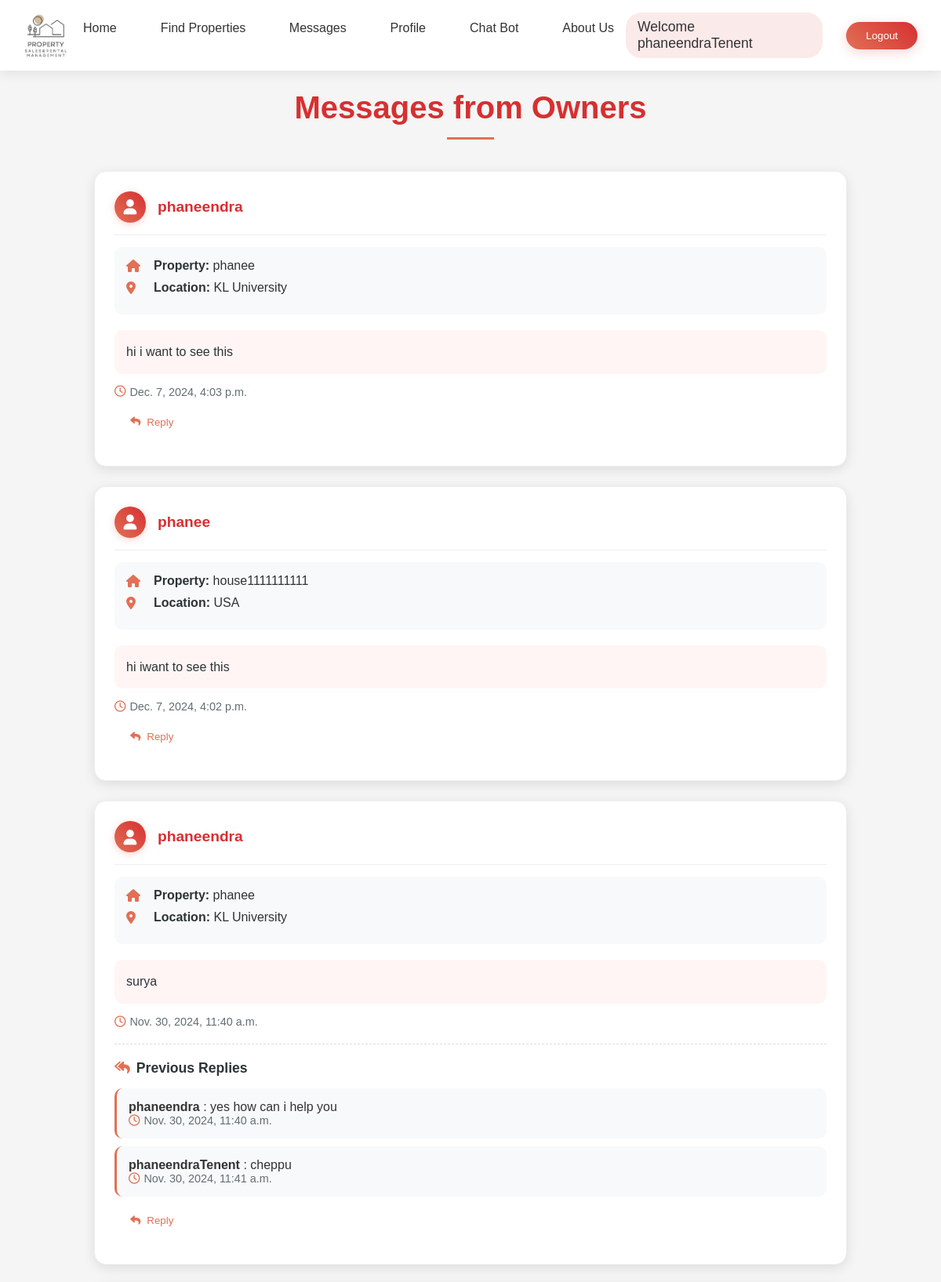
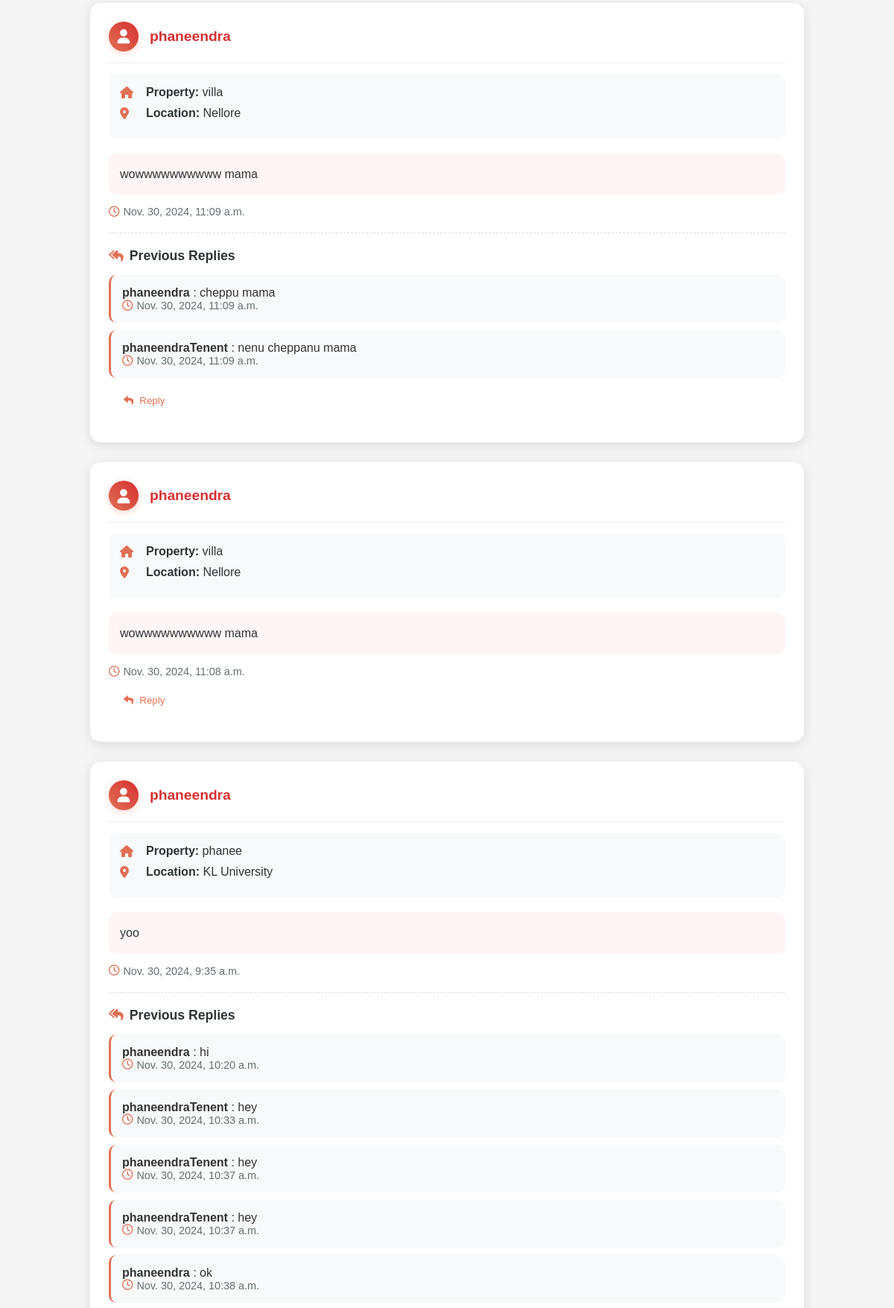
The page /messages/ (signed in, upper part) on the database its author committed (2 pictures, top to bottom).
### ownerapp/models.py (models this page shows, shortened)
class Message(models.Model):
    tenant = models.ForeignKey(User, on_delete=models.CASCADE, related_name='sent_messages')
    owner = models.ForeignKey(User, on_delete=models.CASCADE)
    property = models.ForeignKey('Property', on_delete=models.CASCADE, null=True, blank=True)
    content = models.TextField()
    timestamp = models.DateTimeField(auto_now_add=True)

class Property(models.Model):
    PROPERTY_TYPE_CHOICES = [
        ('Rent', 'Rent'),
        ('Sale', 'Sale'),
    ]
    OCCUPANCY_CHOICES = [
        ('Available', 'Available'),
        ('Not Available', 'Not Available'),
    ]
    PARKING = [
        ('Available', 'Available'),
        ('Not Available', 'Not Available'),
    ]
    title = models.CharField(max_length=200)
    image = models.ImageField(upload_to='property_images/')
    image_2 = models.ImageField(upload_to='property_images/', blank=True, null=True)
    image_3 = models.ImageField(upload_to='property_images/', blank=True, null=True)
    overview = models.TextField(max_length=100)
    location = models.CharField(max_length=200)
    location_url = models.URLField(max_length=500, blank=True, null=True, help_text="OpenStreetMap URL for the property location")
    address = models.TextField(max_length=300, blank=True, null=True)
    property_type = models.CharField(max_length=10, choices=PROPERTY_TYPE_CHOICES, default='Rent')
    price = models.DecimalField(max_digits=10, decimal_places=2)
    description = models.TextField()
    size = models.PositiveIntegerField()
    bedrooms = models.PositiveIntegerField()
    bathrooms = models.PositiveIntegerField()
    parking = models.CharField(max_length=20,choices=PARKING,default='Available')
    year_built = models.PositiveIntegerField()
    flooring_type = models.CharField(max_length=100)
    owner_name = models.CharField(max_length=100, default='Owner Name')
    email = models.EmailField()
    phone = models.CharField(max_length=15)
    occupancy_status = models.CharField(max_length=20,choices=OCCUPANCY_CHOICES,default='Available')
    owner = models.ForeignKey(User, on_delete=models.CASCADE, related_name='properties', default=1)

class Reply(models.Model):
    message = models.ForeignKey(Message, related_name='replies', on_delete=models.CASCADE)
    owner = models.ForeignKey(User, on_delete=models.CASCADE, null=True, blank=True)  # Owner replying
    tenant = models.ForeignKey(User, on_delete=models.CASCADE, null=True, blank=True, related_name='tenant_replies')  # Tenant replying
    content = models.TextField()
    timestamp = models.DateTimeField(auto_now_add=True)

### tenentapp/views.py (the view)
# urls.py: path('messages/', views.tenant_messages, name='tenant_messages'),
@login_required
def tenant_messages(request):
    tenant_messages = Message.objects.filter(tenant=request.user).order_by('-timestamp')  # assuming tenant is logged in
    return render(request, 'tenentapp/messages.html', {'tenant_messages': tenant_messages})

### templates/tenentApp/messages.html (shortened to what this page needs)
{% load static %}
<html lang="en">
<head>
    <link rel="stylesheet" href="https://cdnjs.cloudflare.com/ajax/libs/font-awesome/6.0.0/css/all.min.css">
    <link rel="stylesheet" href="{% static 'css/adminApp/homepage.css' %}">
</head>
<body>
    {% include 'Navbar/tenentNavBar.html' %}
    <div class="messages-container">
        <h1 class="messages-header">Messages from Owners</h1>
        {% if tenant_messages %}
            <div class="messages-list">
                {% for message in tenant_messages %}
                    <div class="message-card" data-index="{{ forloop.counter0 }}">
                        <div class="sender-info">
                            <div class="sender-avatar">
                                <i class="fas fa-user"></i>
                            </div>
                            <h5 class="sender-name">{{ message.owner.username }}</h5>
                        </div>
                        <div class="property-info">
                            <div class="info-item">
                                <i class="fas fa-home"></i>
                                <span><strong>Property:</strong> {{ message.property.title }}</span>
                            </div>
                            <div class="info-item">
                                <i class="fas fa-map-marker-alt"></i>
                                <span><strong>Location:</strong> {{ message.property.location }}</span>
                            </div>
                        </div>
                        <div class="message-content">
                            {{ message.content }}
                        </div>
                        <div class="timestamp">
                            <i class="far fa-clock"></i>
                            {{ message.timestamp }}
                        </div>
                        {% if message.replies.all %}
                            <div class="replies-section">
                                <h6 class="replies-header">
                                    <i class="fas fa-reply-all"></i>
                                    Previous Replies
                                </h6>
                                {% for reply in message.replies.all %}
                                    <div class="reply-item">
                                        <strong>
                                            {% if reply.owner %}
                                                {{ reply.owner.username }}
                                            {% elif reply.tenant %}
                                                {{ reply.tenant.username }}
                                            {% else %}
                                                Anonymous
                                            {% endif %}
                                        </strong>:
                                        {{ reply.content }}
                                        <div class="timestamp">
                                            <i class="far fa-clock"></i>
                                            {{ reply.timestamp }}
                                        </div>
                                    </div>
                                {% endfor %}
                            </div>
                        {% endif %}
                        <button class="reply-btn" onclick="toggleReplyForm({{ message.id }})">
                            <i class="fas fa-reply"></i>
                            Reply
                        </button>
                    </div>
                {% endfor %}
            </div>
        {% else %}
            <div class="no-messages">
                <i class="fas fa-inbox fa-3x"></i>
                <p>You have no messages at the moment.</p>
            </div>
        {% endif %}
    </div>
</body>
</html>

### templates/Navbar/tenentNavBar.html (shortened to what this page needs)
{% load static %}
<header>
    <div class="logo">
        <a href="{% url 'tenentapp:tenenthomepage' %}">
            <img src="{% static 'images/logo.png' %}" alt="PS6 Logo">
        </a>
    </div>
    <nav>
        <ul>
            <li><a href="{% url 'tenentapp:tenenthomepage' %}">Home</a></li>
            <li><a href="{% url 'tenentapp:property_list' %}">Find Properties</a></li>
            <li><a href="{% url 'tenentapp:tenant_messages' %}">Messages</a></li>
            <li><a href="{% url 'tenentapp:tenent_profile' %}">Profile</a></li>
            <li><a href="{% url 'tenentapp:chatbot_view' %}">Chat Bot</a></li>
            <li><a href="{% url 'tenentapp:about_us' %}">About Us</a></li>
        </ul>
    </nav>
    <div class="right-container">
        <div class="auth-buttons">
            {% if user.is_authenticated %}
                <span class="welcome-message">Welcome {{ user.username }}</span>
                <form action="{% url 'adminapp:logout_view' %}" method="POST" style="display:inline;">
                    <button type="submit" class="logout-btn">Logout</button>
                </form>
            {% endif %}
        </div>
    </div>
</header>

### static/css/adminApp/homepage.css (style rules this page uses)
* { margin: 0; padding: 0; box-sizing: border-box; }
body { font-family: 'Poppins', sans-serif; margin: 0; padding: 0; background-color: #f5f5f5; color: #333; }
header { background-color: #ffffff; color: #333; padding: 15px 30px; display: flex; justify-content: space-between; align-items: center; box-shadow: 0 4px 15px rgba(0, 0, 0, 0.08); position: relative; z-index: 1000; }
.logo img { max-width: 150px; max-height: 60px; transition: transform 0.3s ease; }
nav ul { list-style: none; margin: 0; padding: 0; display: flex; gap: 25px; }
nav ul li a { color: #333; text-decoration: none; font-size: 1rem; font-weight: 500; padding: 8px 16px; border-radius: 20px; transition: all 0.3s ease; position: relative; }
nav ul li a::after { content: ''; position: absolute; bottom: 0; left: 50%; width: 0; height: 2px; transition: all 0.3s ease; transform: translateX(-50%); }
.right-container { display: flex; align-items: center; gap: 25px; }
.auth-buttons { display: flex; align-items: center; gap: 15px; }
.welcome-message { margin-right: 15px; font-size: 1.1rem; font-weight: 500; color: #333; padding: 8px 15px; background-color: rgba(214, 48, 49, 0.1); border-radius: 20px; }
.logout-btn { background: linear-gradient(45deg, #e17055, #d63031); color: white; padding: 10px 25px; border: none; border-radius: 25px; cursor: pointer; font-weight: 500; transition: all 0.3s; box-shadow: 0 4px 15px rgba(214, 48, 49, 0.2); }

### templates/tenentApp/messages.html (style rules this page uses)
.messages-container { margin-top: 5px; padding: 20px; max-width: 1000px; margin-left: auto; margin-right: auto; }
.messages-header { text-align: center; color: #d63031; margin-bottom: 40px; position: relative; font-size: 2.5rem; font-weight: 600; }
.messages-header:after { content: ''; display: block; width: 60px; height: 3px; background: #e17055; margin: 15px auto; }
.message-card { background: #fff; border-radius: 15px; padding: 25px; margin-bottom: 25px; box-shadow: 0 4px 15px rgba(0, 0, 0, 0.1); transition: all 0.3s ease; border: 1px solid #eee; opacity: 0; transform: translateY(20px); }
.sender-info { display: flex; align-items: center; margin-bottom: 15px; padding-bottom: 15px; border-bottom: 1px solid #eee; }
.sender-avatar { width: 40px; height: 40px; background: linear-gradient(45deg, #e17055, #d63031); border-radius: 50%; display: flex; align-items: center; justify-content: center; color: white; margin-right: 15px; font-size: 1.2rem; box-shadow: 0 2px 10px rgba(225, 112, 85, 0.3); }
.sender-name { color: #d63031; font-size: 1.2rem; font-weight: 600; margin: 0; }
.property-info { background: #f8f9fa; padding: 15px; border-radius: 10px; margin-bottom: 20px; transition: all 0.3s ease; }
.info-item { display: flex; align-items: center; margin-bottom: 10px; color: #2d3436; }
.info-item i { width: 25px; color: #e17055; margin-right: 10px; }
.message-content { color: #2d3436; line-height: 1.6; padding: 15px; background: #fff5f5; border-radius: 10px; margin-bottom: 15px; transition: all 0.3s ease; }
.timestamp { color: #636e72; font-size: 0.9rem; display: flex; align-items: center; }
.timestamp i { margin-right: 5px; color: #e17055; }
.replies-section { margin-top: 20px; padding-top: 20px; border-top: 1px dashed #ddd; }
.replies-header { color: #2d3436; font-size: 1.1rem; margin-bottom: 15px; display: flex; align-items: center; }
.replies-header i { margin-right: 8px; color: #e17055; }
.reply-item { background: #f8f9fa; padding: 15px; border-radius: 10px; margin-bottom: 10px; transition: all 0.3s ease; border-left: 3px solid #e17055; }
.reply-btn { background: none; border: none; color: #e17055; padding: 8px 20px; cursor: pointer; font-weight: 500; display: flex; align-items: center; transition: all 0.3s ease; margin-top: 15px; }
.reply-btn i { margin-right: 8px; transition: transform 0.3s ease; }

### rows shown on the page
Message: owner.username "phaneendra", property "phanee", property.location "KL University", content "hi i want to see this", timestamp "Dec. 7, 2024, 4:03 p.m."
Message: owner.username "phanee", property "house1111111111", property.location "USA", content "hi iwant to see this", timestamp "Dec. 7, 2024, 4:02 p.m."
Message: owner.username "phaneendra", property "phanee", property.location "KL University", content "surya", timestamp "Nov. 30, 2024, 11:40 a.m."
Reply: owner.username "phaneendra", content "yes how can i help you", timestamp "Nov. 30, 2024, 11:40 a.m."
Reply: tenant.username "phaneendraTenent", content "cheppu", timestamp "Nov. 30, 2024, 11:41 a.m."
Message: owner.username "phaneendra", property "villa", property.location "Nellore", content "wowwwwwwwwww mama", timestamp "Nov. 30, 2024, 11:09 a.m."
Reply: owner.username "phaneendra", content "cheppu mama", timestamp "Nov. 30, 2024, 11:09 a.m."
Reply: tenant.username "phaneendraTenent", content "nenu cheppanu mama", timestamp "Nov. 30, 2024, 11:09 a.m."
Message: owner.username "phaneendra", property "villa", property.location "Nellore", content "wowwwwwwwwww mama", timestamp "Nov. 30, 2024, 11:08 a.m."
Message: owner.username "phaneendra", property "phanee", property.location "KL University", content "yoo", timestamp "Nov. 30, 2024, 9:35 a.m."
Reply: owner.username "phaneendra", content "hi", timestamp "Nov. 30, 2024, 10:20 a.m."
Reply: tenant.username "phaneendraTenent", content "hey", timestamp "Nov. 30, 2024, 10:33 a.m."
Reply: tenant.username "phaneendraTenent", content "hey", timestamp "Nov. 30, 2024, 10:37 a.m."
Reply: tenant.username "phaneendraTenent", content "hey", timestamp "Nov. 30, 2024, 10:37 a.m."
Reply: owner.username "phaneendra", content "ok", timestamp "Nov. 30, 2024, 10:38 a.m."

### other values the page prints
{{ user.username }} "phaneendraTenent"
